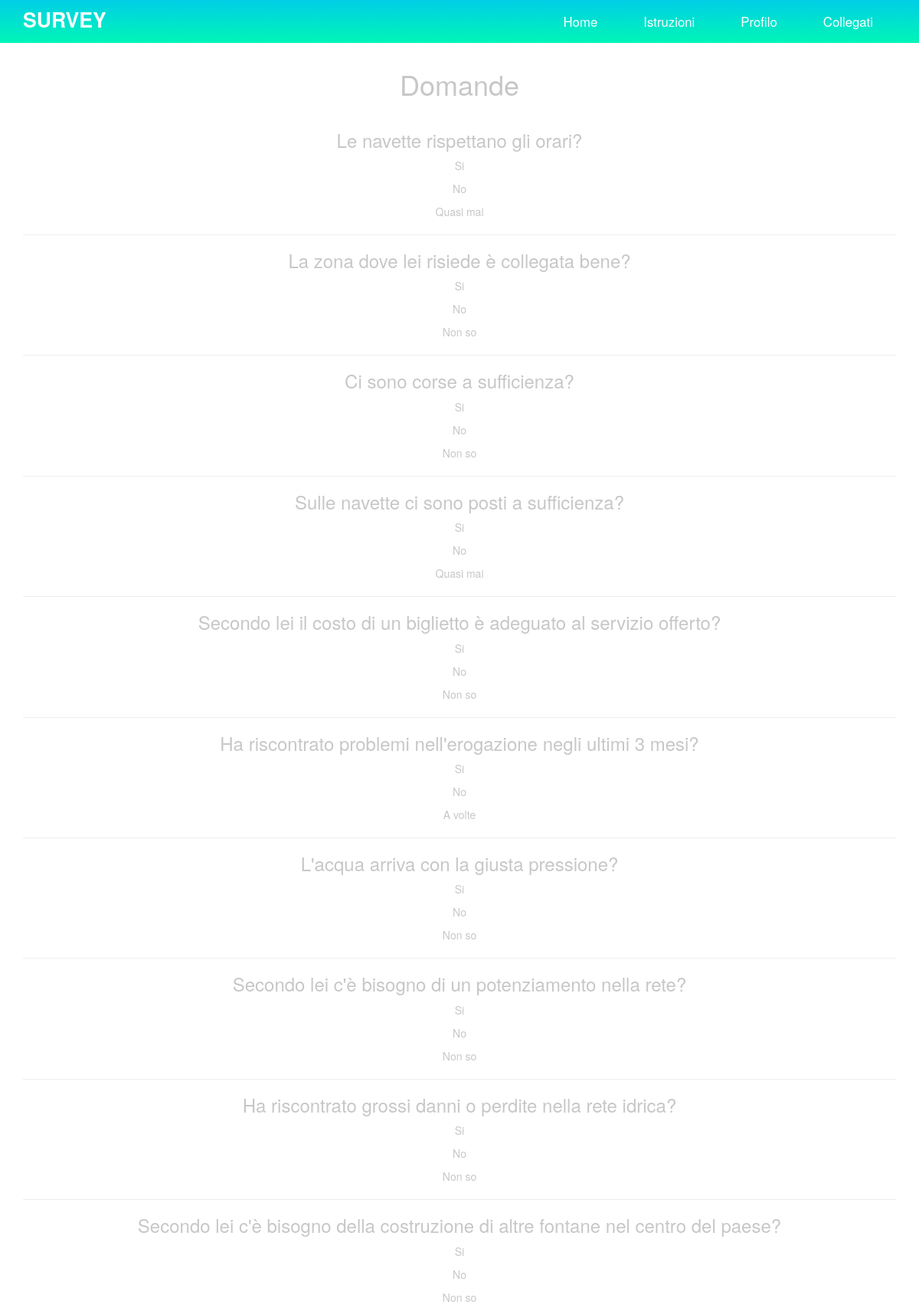
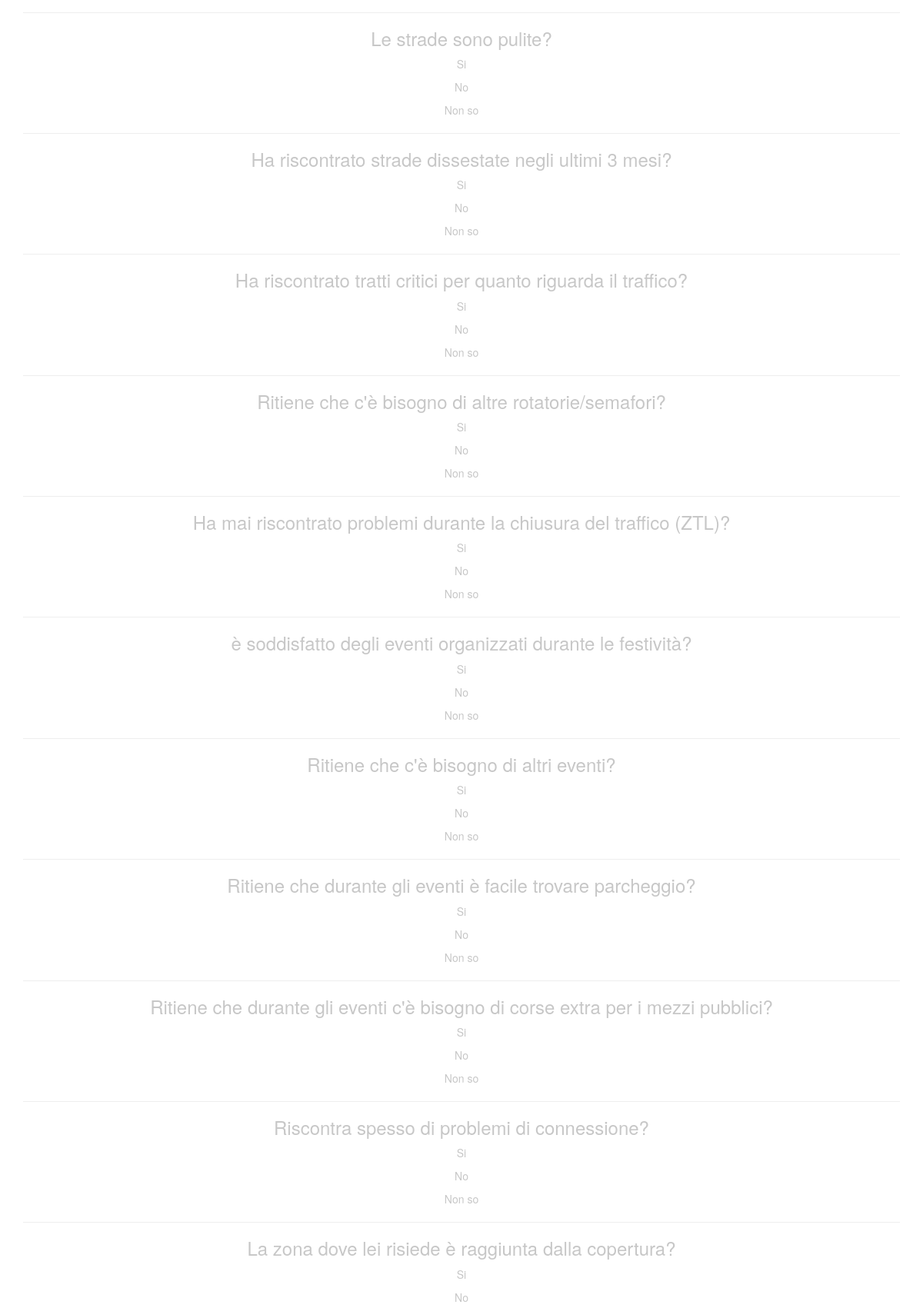
The app's page /survey_questions/ (upper part) with its own data (2 pictures, top to bottom).
### Survey/models.py (models this page shows, shortened)
class Question(models.Model):
    question_text = models.CharField(max_length=255)
    answer_1 = models.CharField(max_length=255)
    answer_2 = models.CharField(max_length=255)
    answer_3 = models.CharField(max_length=255)
    votes_1 = models.IntegerField(default = 0)
    votes_2 = models.IntegerField(default = 0)
    votes_3 = models.IntegerField(default = 0)
    pub_date = models.DateTimeField('date published')
    topic_id = models.ForeignKey(Topic, on_delete=models.CASCADE)
    __original = None
    def __init__(self, *args, **kwargs):
        super(Question, self).__init__(*args, **kwargs)
        self.__original = [self.answer_1,self.answer_2,self.answer_3,self.question_text]

### Survey/views.py (the view)
# urls.py: url(r'^survey_questions/$' , views.survey_questions, name='survey_questions'),
def survey_questions(request):
    questions = Question.objects.all()
    return render(request, 'survey_questions.html' , {
        'questions': questions
        })

### templates/survey_questions.html (shortened to what this page needs)
{% extends 'base.html' %}
{% block content %}
<h1 class="questions-page">Domande</h1>
    <div class="col-md-12 questions-lis">
        {% for question in questions.all %}
        <div class="question">
            <h3>{{ question.question_text }}</h3>
            <p>{{ question.answer_1 }}</p>
            <p>{{ question.answer_2 }}</p>
            <p>{{ question.answer_3 }}</p>
        </div>
        <hr>
        {% endfor %}
    </div>
{% endblock %}

### records on screen
Question: question_text "Le navette rispettano gli orari?", answer_1 "Si", answer_2 "No", answer_3 "Quasi mai"
Question: question_text "La zona dove lei risiede è collegata bene?", answer_1 "Si", answer_2 "No", answer_3 "Non so"
Question: question_text "Ci sono corse a sufficienza?", answer_1 "Si", answer_2 "No", answer_3 "Non so"
Question: question_text "Sulle navette ci sono posti a sufficienza?", answer_1 "Si", answer_2 "No", answer_3 "Quasi mai"
Question: question_text "Secondo lei il costo di un biglietto è adeguato al servizio offerto?", answer_1 "Si", answer_2 "No", answer_3 "Non so"
Question: question_text "Ha riscontrato problemi nell'erogazione negli ultimi 3 mesi?", answer_1 "Si", answer_2 "No", answer_3 "A volte"
Question: question_text "L'acqua arriva con la giusta pressione?", answer_1 "Si", answer_2 "No", answer_3 "Non so"
Question: question_text "Secondo lei c'è bisogno di un potenziamento nella rete?", answer_1 "Si", answer_2 "No", answer_3 "Non so"
Question: question_text "Ha riscontrato grossi danni o perdite nella rete idrica?", answer_1 "Si", answer_2 "No", answer_3 "Non so"
Question: question_text "Secondo lei c'è bisogno della costruzione di altre fontane nel centro del paese?", answer_1 "Si", answer_2 "No", answer_3 "Non so"
Question: question_text "Le strade sono pulite?", answer_1 "Si", answer_2 "No", answer_3 "Non so"
Question: question_text "Ha riscontrato strade dissestate negli ultimi 3 mesi?", answer_1 "Si", answer_2 "No", answer_3 "Non so"
Question: question_text "Ha riscontrato tratti critici per quanto riguarda il traffico?", answer_1 "Si", answer_2 "No", answer_3 "Non so"
Question: question_text "Ritiene che c'è bisogno di altre rotatorie/semafori?", answer_1 "Si", answer_2 "No", answer_3 "Non so"
Question: question_text "Ha mai riscontrato problemi durante la chiusura del traffico (ZTL)?", answer_1 "Si", answer_2 "No", answer_3 "Non so"
Question: question_text "è soddisfatto degli eventi organizzati durante le festività?", answer_1 "Si", answer_2 "No", answer_3 "Non so"
Question: question_text "Ritiene che c'è bisogno di altri eventi?", answer_1 "Si", answer_2 "No", answer_3 "Non so"
Question: question_text "Ritiene che durante gli eventi è facile trovare parcheggio?", answer_1 "Si", answer_2 "No", answer_3 "Non so"
Question: question_text "Ritiene che durante gli eventi c'è bisogno di corse extra per i mezzi pubblici?", answer_1 "Si", answer_2 "No", answer_3 "Non so"
Question: question_text "Riscontra spesso di problemi di connessione?", answer_1 "Si", answer_2 "No", answer_3 "Non so"
Question: question_text "La zona dove lei risiede è raggiunta dalla copertura?", answer_1 "Si", answer_2 "No"
